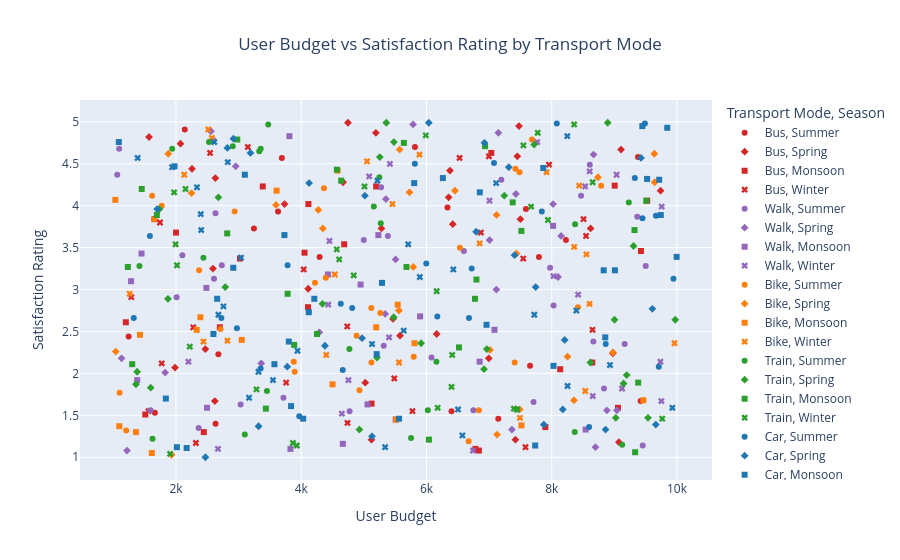

Notebook code cell kept with this figure:
### Markdown cell above
Heatmap – Travel Demand by Season and Day Type
This heatmap visualizes the average travel demand across different seasons and types of days. Color intensity represents the level of travel popularity, where darker shades indicate higher demand. By examining this visualization, we can identify periods of peak travel activity and better understand seasonal tourism patterns as well as differences between weekday and weekend travel behavior.

### Code cell
import pandas as pd
import plotly.express as px

fig = px.scatter(
    df,
    x="user_budget",
    y="satisfaction_rating",
    color="transport_mode",
    symbol="season",
    title="User Budget vs Satisfaction Rating by Transport Mode",
    
    labels={
        "user_budget": "User Budget",
        "satisfaction_rating": "Satisfaction Rating",
        "transport_mode": "Transport Mode",
        "season": "Season"
    },
    
    color_discrete_map={
"Car": "#1f77b4",
"Train": "#2ca02c",
"Bike": "#ff7f0e",
"Walk": "#9467bd",
"Bus": "#d62728"
},
    
    hover_data=[
        "start_location",
        "end_location",
        "season",
        "transport_mode",
        "satisfaction_rating"
    ]
)

fig.update_layout(
    title_x=0.5,
    xaxis_title="User Budget",
    yaxis_title="Satisfaction Rating"
)

fig.show()

### Figure 1 — Plotly figure (JSON) as saved in the notebook; plotly's stock layout.template omitted (floating-point values rounded to 4 significant figures; data arrays with more than 128 entries replaced by an {"elided": "..."} marker saying what was removed)
{"data": [{"customdata": [["Bangalore", "Goa", "Summer", "Bus"], ["Delhi", "Goa", "Summer", "Bus"], ["Kolkata", "Agra", "Summer", "Bus"], ["Mumbai", "Ooty", "Summer", "Bus"], ["Bangalore", "Mahabalipuram", "Summer", "Bus"], ["Kolkata", "Mahabalipuram", "Summer", "Bus"], ["Bangalore", "Ooty", "Summer", "Bus"], ["Chennai", "Ooty", "Summer", "Bus"], ["Mumbai", "Mahabalipuram", "Summer", "Bus"], ["Chennai", "Goa", "Summer", "Bus"], ["Delhi", "Shimla", "Summer", "Bus"], ["Bangalore", "Ooty", "Summer", "Bus"], ["Bangalore", "Ooty", "Summer", "Bus"], ["Delhi", "Agra", "Summer", "Bus"], ["Kolkata", "Shimla", "Summer", "Bus"], ["Delhi", "Mahabalipuram", "Summer", "Bus"], ["Delhi", "Shimla", "Summer", "Bus"], ["Bangalore", "Mahabalipuram", "Summer", "Bus"], ["Delhi", "Mahabalipuram", "Summer", "Bus"]], "hovertemplate": "Transport Mode=%{customdata[3]}<br>Season=%{customdata[2]}<br>User Budget=%{x}<br>Satisfaction Rating=%{y}<br>start_location=%{customdata[0]}<br>end_location=%{customdata[1]}<extra></extra>", "legendgroup": "Bus, Summer", "marker": {"color": "#d62728", "symbol": "circle"}, "mode": "markers", "name": "Bus, Summer", "orientation": "v", "showlegend": true, "type": "scatter", "x": [7796, 1663, 4293, 2677, 7588, 2632, 7147, 8227, 2140, 3245, 6400, 3630, 3691, 9377, 1244, 9420, 5816, 7654, 6336], "xaxis": "x", "y": [3.39, 1.53, 3.39, 2.23, 3.96, 1.4, 1.46, 3.59, 4.91, 3.73, 1.55, 3.93, 4.57, 4.58, 2.44, 1.67, 4.7, 2.09, 3.98], "yaxis": "y"}, {"customdata": [["Mumbai", "Goa", "Spring", "Bus"], ["Kolkata", "Mahabalipuram", "Spring", "Bus"], ["Delhi", "Shimla", "Spring", "Bus"], ["Delhi", "Shimla", "Spring", "Bus"], ["Kolkata", "Goa", "Spring", "Bus"], ["Kolkata", "Goa", "Spring", "Bus"], ["Kolkata", "Ooty", "Spring", "Bus"], ["Kolkata", "Mahabalipuram", "Spring", "Bus"], ["Bangalore", "Shimla", "Spring", "Bus"], ["Bangalore", "Goa", "Spring", "Bus"], ["Delhi", "Goa", "Spring", "Bus"], ["Bangalore", "Agra", "Spring", "Bus"], ["Chennai", "Goa", "Spring", "Bus"], ["Mumbai", "Shimla", "Spring", "Bus"], ["Delhi", "Ooty", "Spring", "Bus"], ["Kolkata", "Shimla", "Spring", "Bus"], ["Bangalore", "Shimla", "Spring", "Bus"], ["Bangalore", "Agra", "Spring", "Bus"], ["Kolkata", "Goa", "Spring", "Bus"], ["Kolkata", "Mahabalipuram", "Spring", "Bus"], ["Mumbai", "Agra", "Spring", "Bus"], ["Delhi", "Goa", "Spring", "Bus"], ["Chennai", "Shimla", "Spring", "Bus"], ["Bangalore", "Mahabalipuram", "Spring", "Bus"], ["Bangalore", "Agra", "Spring", "Bus"], ["Mumbai", "Agra", "Spring", "Bus"], ["Mumbai", "Mahabalipuram", "Spring", "Bus"], ["Mumbai", "Goa", "Spring", "Bus"], ["Kolkata", "Goa", "Spring", "Bus"], ["Mumbai", "Shimla", "Spring", "Bus"], ["Mumbai", "Ooty", "Spring", "Bus"], ["Mumbai", "Mahabalipuram", "Spring", "Bus"]], "hovertemplate": "Transport Mode=%{customdata[3]}<br>Season=%{customdata[2]}<br>User Budget=%{x}<br>Satisfaction Rating=%{y}<br>start_location=%{customdata[0]}<br>end_location=%{customdata[1]}<extra></extra>", "legendgroup": "Bus, Spring", "marker": {"color": "#d62728", "symbol": "diamond"}, "mode": "markers", "name": "Bus, Spring", "orientation": "v", "showlegend": true, "type": "scatter", "x": [5023, 5577, 3734, 2591, 2072, 6995, 9073, 5281, 7451, 7500, 4746, 7478, 1570, 4668, 5122, 5466, 6375, 9107, 7420, 5192, 2256, 6163, 1985, 2621, 6420, 2629, 4111, 6354, 2469, 9738, 8621, 8976], "xaxis": "x", "y": [1.89, 2.45, 4.02, 3.25, 4.74, 2.18, 1.18, 3.73, 4.59, 3.84, 4.99, 4.95, 4.82, 4.28, 1.21, 2.65, 4.42, 4.67, 1.21, 4.87, 4.44, 2.47, 2.07, 1.67, 3.78, 4.33, 3.01, 4.1, 2.29, 4.18, 3.73, 2.24], "yaxis": "y"}, {"customdata": [["Chennai", "Goa", "Monsoon", "Bus"], ["Mumbai", "Agra", "Monsoon", "Bus"], ["Bangalore", "Mahabalipuram", "Monsoon", "Bus"], ["Kolkata", "Goa", "Monsoon", "Bus"], ["Kolkata", "Ooty", "Monsoon", "Bus"], ["Kolkata", "Ooty", "Monsoon", "Bus"], ["Mumbai", "Ooty", "Monsoon", "Bus"], ["Bangalore", "Agra", "Monsoon", "Bus"], ["Mumbai", "Mahabalipuram", "Monsoon", "Bus"], ["Kolkata", "Agra", "Monsoon", "Bus"], ["Bangalore", "Shimla", "Monsoon", "Bus"], ["Bangalore", "Ooty", "Monsoon", "Bus"], ["Bangalore", "Ooty", "Monsoon", "Bus"], ["Kolkata", "Shimla", "Monsoon", "Bus"], ["Kolkata", "Mahabalipuram", "Monsoon", "Bus"], ["Mumbai", "Goa", "Monsoon", "Bus"], ["Chennai", "Agra", "Monsoon", "Bus"], ["Mumbai", "Goa", "Monsoon", "Bus"], ["Bangalore", "Shimla", "Monsoon", "Bus"], ["Mumbai", "Goa", "Monsoon", "Bus"], ["Delhi", "Goa", "Monsoon", "Bus"], ["Kolkata", "Ooty", "Monsoon", "Bus"], ["Kolkata", "Shimla", "Monsoon", "Bus"], ["Mumbai", "Agra", "Monsoon", "Bus"]], "hovertemplate": "Transport Mode=%{customdata[3]}<br>Season=%{customdata[2]}<br>User Budget=%{x}<br>Satisfaction Rating=%{y}<br>start_location=%{customdata[0]}<br>end_location=%{customdata[1]}<extra></extra>", "legendgroup": "Bus, Monsoon", "marker": {"color": "#d62728", "symbol": "square"}, "mode": "markers", "name": "Bus, Monsoon", "orientation": "v", "showlegend": true, "type": "scatter", "x": [6837, 8136, 9425, 1199, 7898, 6782, 4109, 2700, 9524, 1510, 3022, 2444, 8648, 5123, 4686, 4053, 9058, 1657, 7035, 9006, 5197, 4115, 3386, 2001], "xaxis": "x", "y": [1.08, 2.05, 3.46, 2.61, 1.36, 1.1, 2.79, 2.55, 4.06, 1.51, 3.37, 1.3, 2.13, 1.64, 3.54, 3.44, 1.59, 3.84, 4.63, 4.24, 4.23, 4.02, 4.23, 3.68], "yaxis": "y"}, {"customdata": [["Delhi", "Goa", "Winter", "Bus"], ["Kolkata", "Agra", "Winter", "Bus"], ["Chennai", "Shimla", "Winter", "Bus"], ["Chennai", "Ooty", "Winter", "Bus"], ["Mumbai", "Ooty", "Winter", "Bus"], ["Bangalore", "Goa", "Winter", "Bus"], ["Delhi", "Mahabalipuram", "Winter", "Bus"], ["Mumbai", "Ooty", "Winter", "Bus"], ["Mumbai", "Agra", "Winter", "Bus"], ["Kolkata", "Ooty", "Winter", "Bus"], ["Bangalore", "Shimla", "Winter", "Bus"], ["Kolkata", "Mahabalipuram", "Winter", "Bus"], ["Chennai", "Agra", "Winter", "Bus"], ["Kolkata", "Shimla", "Winter", "Bus"], ["Bangalore", "Goa", "Winter", "Bus"], ["Delhi", "Agra", "Winter", "Bus"], ["Bangalore", "Ooty", "Winter", "Bus"], ["Chennai", "Ooty", "Winter", "Bus"], ["Bangalore", "Mahabalipuram", "Winter", "Bus"], ["Delhi", "Shimla", "Winter", "Bus"], ["Mumbai", "Ooty", "Winter", "Bus"], ["Chennai", "Mahabalipuram", "Winter", "Bus"], ["Mumbai", "Agra", "Winter", "Bus"]], "hovertemplate": "Transport Mode=%{customdata[3]}<br>Season=%{customdata[2]}<br>User Budget=%{x}<br>Satisfaction Rating=%{y}<br>start_location=%{customdata[0]}<br>end_location=%{customdata[1]}<extra></extra>", "legendgroup": "Bus, Winter", "marker": {"color": "#d62728", "symbol": "x"}, "mode": "markers", "name": "Bus, Winter", "orientation": "v", "showlegend": true, "type": "scatter", "x": [4739, 6997, 3759, 7545, 4040, 3148, 4735, 6869, 7958, 8651, 1287, 1745, 2318, 2545, 8508, 2276, 7581, 6529, 5486, 1563, 5776, 8548, 1772], "xaxis": "x", "y": [1.41, 4.59, 1.89, 3.37, 3.24, 4.7, 2.56, 3.68, 4.49, 2.52, 2.91, 3.8, 1.17, 4.63, 3.84, 2.55, 1.12, 4.57, 1.94, 1.55, 1.55, 3.64, 2.12], "yaxis": "y"}, {"customdata": [["Chennai", "Agra", "Summer", "Walk"], ["Mumbai", "Goa", "Summer", "Walk"], ["Chennai", "Mahabalipuram", "Summer", "Walk"], ["Delhi", "Mahabalipuram", "Summer", "Walk"], ["Delhi", "Shimla", "Summer", "Walk"], ["Chennai", "Shimla", "Summer", "Walk"], ["Kolkata", "Goa", "Summer", "Walk"], ["Mumbai", "Goa", "Summer", "Walk"], ["Chennai", "Agra", "Summer", "Walk"], ["Bangalore", "Mahabalipuram", "Summer", "Walk"], ["Chennai", "Goa", "Summer", "Walk"], ["Delhi", "Shimla", "Summer", "Walk"], ["Mumbai", "Shimla", "Summer", "Walk"], ["Delhi", "Ooty", "Summer", "Walk"], ["Delhi", "Ooty", "Summer", "Walk"], ["Kolkata", "Agra", "Summer", "Walk"], ["Delhi", "Ooty", "Summer", "Walk"], ["Kolkata", "Agra", "Summer", "Walk"], ["Delhi", "Shimla", "Summer", "Walk"], ["Kolkata", "Shimla", "Summer", "Walk"], ["Kolkata", "Goa", "Summer", "Walk"], ["Bangalore", "Mahabalipuram", "Summer", "Walk"], ["Mumbai", "Agra", "Summer", "Walk"], ["Mumbai", "Shimla", "Summer", "Walk"], ["Kolkata", "Goa", "Summer", "Walk"], ["Chennai", "Goa", "Summer", "Walk"], ["Bangalore", "Shimla", "Summer", "Walk"], ["Delhi", "Agra", "Summer", "Walk"], ["Kolkata", "Ooty", "Summer", "Walk"], ["Delhi", "Shimla", "Summer", "Walk"], ["Mumbai", "Mahabalipuram", "Summer", "Walk"], ["Chennai", "Mahabalipuram", "Summer", "Walk"]], "hovertemplate": "Transport Mode=%{customdata[3]}<br>Season=%{customdata[2]}<br>User Budget=%{x}<br>Satisfaction Rating=%{y}<br>start_location=%{customdata[0]}<br>end_location=%{customdata[1]}<extra></extra>", "legendgroup": "Walk, Summer", "marker": {"color": "#9467bd", "symbol": "circle"}, "mode": "markers", "name": "Walk, Summer", "orientation": "v", "showlegend": true, "type": "scatter", "x": [1093, 6081, 7196, 9366, 1593, 8608, 3716, 2732, 2010, 9501, 8030, 4772, 2631, 9165, 9453, 8835, 8469, 7710, 8665, 4998, 3032, 6597, 2102, 6749, 5318, 5276, 2600, 2607, 2362, 7974, 5384, 1062], "xaxis": "x", "y": [4.68, 2.19, 4.31, 3.87, 1.56, 4.49, 1.71, 3.29, 2.91, 3.28, 2.81, 1.55, 3.91, 2.35, 1.14, 1.82, 4.12, 1.66, 2.38, 3.59, 1.63, 3.46, 3.41, 1.56, 2.33, 4.22, 4.78, 3.13, 1.35, 3.26, 3.64, 4.37], "yaxis": "y"}, {"customdata": [["Chennai", "Ooty", "Spring", "Walk"], ["Kolkata", "Mahabalipuram", "Spring", "Walk"], ["Mumbai", "Goa", "Spring", "Walk"], ["Chennai", "Ooty", "Spring", "Walk"], ["Mumbai", "Shimla", "Spring", "Walk"], ["Delhi", "Ooty", "Spring", "Walk"], ["Kolkata", "Goa", "Spring", "Walk"], ["Delhi", "Mahabalipuram", "Spring", "Walk"], ["Chennai", "Agra", "Spring", "Walk"], ["Delhi", "Goa", "Spring", "Walk"], ["Bangalore", "Agra", "Spring", "Walk"], ["Bangalore", "Agra", "Spring", "Walk"], ["Chennai", "Goa", "Spring", "Walk"], ["Kolkata", "Goa", "Spring", "Walk"], ["Bangalore", "Ooty", "Spring", "Walk"], ["Delhi", "Shimla", "Spring", "Walk"], ["Delhi", "Ooty", "Spring", "Walk"], ["Mumbai", "Ooty", "Spring", "Walk"], ["Chennai", "Agra", "Spring", "Walk"], ["Bangalore", "Ooty", "Spring", "Walk"], ["Chennai", "Shimla", "Spring", "Walk"], ["Kolkata", "Agra", "Spring", "Walk"], ["Kolkata", "Ooty", "Spring", "Walk"]], "hovertemplate": "Transport Mode=%{customdata[3]}<br>Season=%{customdata[2]}<br>User Budget=%{x}<br>Satisfaction Rating=%{y}<br>start_location=%{customdata[0]}<br>end_location=%{customdata[1]}<extra></extra>", "legendgroup": "Walk, Spring", "marker": {"color": "#9467bd", "symbol": "diamond"}, "mode": "markers", "name": "Walk, Spring", "orientation": "v", "showlegend": true, "type": "scatter", "x": [2558, 8101, 8881, 5341, 4289, 7148, 3361, 7116, 1827, 5507, 8022, 1131, 8150, 1218, 9041, 5352, 8668, 7008, 7428, 8699, 5786, 7364, 2954], "xaxis": "x", "y": [4.89, 3.15, 1.56, 2.71, 2.49, 4.87, 2.12, 3.0, 2.01, 3.36, 4.02, 2.18, 3.64, 1.08, 1.56, 4.08, 4.61, 3.59, 4.14, 1.12, 4.97, 1.33, 4.47], "yaxis": "y"}, {"customdata": [["Bangalore", "Goa", "Monsoon", "Walk"], ["Kolkata", "Shimla", "Monsoon", "Walk"], ["Delhi", "Agra", "Monsoon", "Walk"], ["Chennai", "Mahabalipuram", "Monsoon", "Walk"], ["Bangalore", "Goa", "Monsoon", "Walk"], ["Chennai", "Mahabalipuram", "Monsoon", "Walk"], ["Mumbai", "Goa", "Monsoon", "Walk"], ["Bangalore", "Goa", "Monsoon", "Walk"], ["Chennai", "Mahabalipuram", "Monsoon", "Walk"], ["Delhi", "Agra", "Monsoon", "Walk"], ["Kolkata", "Mahabalipuram", "Monsoon", "Walk"], ["Bangalore", "Goa", "Monsoon", "Walk"], ["Bangalore", "Agra", "Monsoon", "Walk"], ["Kolkata", "Ooty", "Monsoon", "Walk"], ["Kolkata", "Ooty", "Monsoon", "Walk"], ["Bangalore", "Shimla", "Monsoon", "Walk"], ["Delhi", "Ooty", "Monsoon", "Walk"], ["Chennai", "Goa", "Monsoon", "Walk"]], "hovertemplate": "Transport Mode=%{customdata[3]}<br>Season=%{customdata[2]}<br>User Budget=%{x}<br>Satisfaction Rating=%{y}<br>start_location=%{customdata[0]}<br>end_location=%{customdata[1]}<extra></extra>", "legendgroup": "Walk, Monsoon", "marker": {"color": "#9467bd", "symbol": "square"}, "mode": "markers", "name": "Walk, Monsoon", "orientation": "v", "showlegend": true, "type": "scatter", "x": [4665, 8022, 4426, 5508, 5232, 8542, 5059, 5898, 7086, 2496, 1450, 3811, 1381, 2486, 6849, 3828, 1283, 4948], "xaxis": "x", "y": [1.16, 3.76, 3.18, 1.45, 3.65, 1.33, 1.63, 2.68, 2.52, 1.59, 3.43, 4.83, 1.92, 3.02, 2.14, 1.1, 3.1, 3.06], "yaxis": "y"}, {"customdata": [["Mumbai", "Shimla", "Winter", "Walk"], ["Chennai", "Ooty", "Winter", "Walk"], ["Mumbai", "Shimla", "Winter", "Walk"], ["Bangalore", "Agra", "Winter", "Walk"], ["Bangalore", "Shimla", "Winter", "Walk"], ["Mumbai", "Shimla", "Winter", "Walk"], ["Mumbai", "Agra", "Winter", "Walk"], ["Delhi", "Shimla", "Winter", "Walk"], ["Delhi", "Shimla", "Winter", "Walk"], ["Kolkata", "Shimla", "Winter", "Walk"], ["Mumbai", "Mahabalipuram", "Winter", "Walk"], ["Bangalore", "Ooty", "Winter", "Walk"], ["Delhi", "Ooty", "Winter", "Walk"], ["Kolkata", "Shimla", "Winter", "Walk"], ["Bangalore", "Mahabalipuram", "Winter", "Walk"], ["Delhi", "Agra", "Winter", "Walk"], ["Mumbai", "Shimla", "Winter", "Walk"], ["Kolkata", "Shimla", "Winter", "Walk"], ["Bangalore", "Agra", "Winter", "Walk"], ["Chennai", "Ooty", "Winter", "Walk"], ["Delhi", "Agra", "Winter", "Walk"], ["Mumbai", "Agra", "Winter", "Walk"]], "hovertemplate": "Transport Mode=%{customdata[3]}<br>Season=%{customdata[2]}<br>User Budget=%{x}<br>Satisfaction Rating=%{y}<br>start_location=%{customdata[0]}<br>end_location=%{customdata[1]}<extra></extra>", "legendgroup": "Walk, Winter", "marker": {"color": "#9467bd", "symbol": "x"}, "mode": "markers", "name": "Walk, Winter", "orientation": "v", "showlegend": true, "type": "scatter", "x": [9736, 6743, 7768, 4432, 2671, 9751, 5403, 2199, 9123, 9036, 4754, 8028, 7006, 9756, 8606, 4650, 8421, 8534, 5417, 4451, 8656, 5085], "xaxis": "x", "y": [2.14, 1.08, 4.76, 2.82, 1.1, 1.67, 2.43, 2.14, 1.82, 4.37, 1.92, 3.16, 4.06, 3.99, 4.41, 1.52, 2.94, 4.23, 4.5, 3.58, 1.73, 4.35], "yaxis": "y"}, {"customdata": [["Mumbai", "Goa", "Summer", "Bike"], ["Kolkata", "Mahabalipuram", "Summer", "Bike"], ["Kolkata", "Mahabalipuram", "Summer", "Bike"], ["Chennai", "Ooty", "Summer", "Bike"], ["Kolkata", "Goa", "Summer", "Bike"], ["Kolkata", "Shimla", "Summer", "Bike"], ["Chennai", "Mahabalipuram", "Summer", "Bike"], ["Chennai", "Mahabalipuram", "Summer", "Bike"], ["Mumbai", "Mahabalipuram", "Summer", "Bike"], ["Delhi", "Goa", "Summer", "Bike"], ["Delhi", "Shimla", "Summer", "Bike"], ["Delhi", "Goa", "Summer", "Bike"], ["Mumbai", "Mahabalipuram", "Summer", "Bike"], ["Mumbai", "Mahabalipuram", "Summer", "Bike"], ["Chennai", "Shimla", "Summer", "Bike"], ["Chennai", "Ooty", "Summer", "Bike"], ["Kolkata", "Agra", "Summer", "Bike"], ["Mumbai", "Mahabalipuram", "Summer", "Bike"], ["Delhi", "Agra", "Summer", "Bike"], ["Chennai", "Ooty", "Summer", "Bike"], ["Mumbai", "Shimla", "Summer", "Bike"], ["Mumbai", "Ooty", "Summer", "Bike"], ["Bangalore", "Shimla", "Summer", "Bike"], ["Kolkata", "Goa", "Summer", "Bike"], ["Delhi", "Goa", "Summer", "Bike"], ["Mumbai", "Shimla", "Summer", "Bike"], ["Bangalore", "Agra", "Summer", "Bike"], ["Delhi", "Shimla", "Summer", "Bike"]], "hovertemplate": "Transport Mode=%{customdata[3]}<br>Season=%{customdata[2]}<br>User Budget=%{x}<br>Satisfaction Rating=%{y}<br>start_location=%{customdata[0]}<br>end_location=%{customdata[1]}<extra></extra>", "legendgroup": "Bike, Summer", "marker": {"color": "#ff7f0e", "symbol": "circle"}, "mode": "markers", "name": "Bike, Summer", "orientation": "v", "showlegend": true, "type": "scatter", "x": [5796, 5264, 4930, 8420, 7409, 2937, 7487, 4220, 2712, 6837, 7420, 1653, 8789, 1100, 7685, 6673, 4392, 5121, 1619, 3896, 1205, 4884, 4363, 6534, 3881, 5119, 1772, 2369], "xaxis": "x", "y": [2.2, 2.72, 1.8, 2.79, 2.13, 3.93, 4.4, 3.08, 2.53, 1.56, 4.44, 3.84, 4.24, 1.77, 4.79, 1.19, 3.14, 2.13, 4.12, 2.02, 1.32, 2.45, 4.21, 3.5, 2.14, 2.78, 4.0, 3.23], "yaxis": "y"}, {"customdata": [["Kolkata", "Shimla", "Spring", "Bike"], ["Delhi", "Ooty", "Spring", "Bike"], ["Bangalore", "Ooty", "Spring", "Bike"], ["Kolkata", "Ooty", "Spring", "Bike"], ["Delhi", "Goa", "Spring", "Bike"], ["Bangalore", "Ooty", "Spring", "Bike"], ["Bangalore", "Agra", "Spring", "Bike"], ["Delhi", "Mahabalipuram", "Spring", "Bike"], ["Bangalore", "Agra", "Spring", "Bike"], ["Chennai", "Goa", "Spring", "Bike"], ["Kolkata", "Shimla", "Spring", "Bike"], ["Chennai", "Agra", "Spring", "Bike"], ["Bangalore", "Mahabalipuram", "Spring", "Bike"], ["Chennai", "Goa", "Spring", "Bike"], ["Chennai", "Shimla", "Spring", "Bike"], ["Chennai", "Ooty", "Spring", "Bike"], ["Mumbai", "Mahabalipuram", "Spring", "Bike"], ["Mumbai", "Goa", "Spring", "Bike"], ["Chennai", "Shimla", "Spring", "Bike"], ["Mumbai", "Ooty", "Spring", "Bike"], ["Bangalore", "Goa", "Spring", "Bike"], ["Kolkata", "Goa", "Spring", "Bike"], ["Mumbai", "Ooty", "Spring", "Bike"]], "hovertemplate": "Transport Mode=%{customdata[3]}<br>Season=%{customdata[2]}<br>User Budget=%{x}<br>Satisfaction Rating=%{y}<br>start_location=%{customdata[0]}<br>end_location=%{customdata[1]}<extra></extra>", "legendgroup": "Bike, Spring", "marker": {"color": "#ff7f0e", "symbol": "diamond"}, "mode": "markers", "name": "Bike, Spring", "orientation": "v", "showlegend": true, "type": "scatter", "x": [8253, 7120, 1877, 1038, 8978, 2249, 8739, 5729, 5560, 7437, 4345, 6455, 9639, 4273, 5572, 7489, 8355, 7015, 3598, 1929, 7127, 9644, 5790], "xaxis": "x", "y": [2.2, 3.89, 4.62, 2.26, 2.25, 4.15, 4.34, 4.16, 2.75, 3.43, 3.73, 4.18, 4.62, 3.95, 4.67, 1.57, 1.68, 2.28, 4.01, 1.03, 1.27, 4.28, 3.27], "yaxis": "y"}, {"customdata": [["Bangalore", "Ooty", "Monsoon", "Bike"], ["Bangalore", "Goa", "Monsoon", "Bike"], ["Chennai", "Agra", "Monsoon", "Bike"], ["Chennai", "Mahabalipuram", "Monsoon", "Bike"], ["Mumbai", "Agra", "Monsoon", "Bike"], ["Delhi", "Mahabalipuram", "Monsoon", "Bike"], ["Mumbai", "Ooty", "Monsoon", "Bike"], ["Chennai", "Shimla", "Monsoon", "Bike"], ["Delhi", "Agra", "Monsoon", "Bike"], ["Kolkata", "Shimla", "Monsoon", "Bike"], ["Delhi", "Agra", "Monsoon", "Bike"], ["Chennai", "Goa", "Monsoon", "Bike"], ["Kolkata", "Mahabalipuram", "Monsoon", "Bike"], ["Chennai", "Mahabalipuram", "Monsoon", "Bike"], ["Mumbai", "Mahabalipuram", "Monsoon", "Bike"], ["Mumbai", "Shimla", "Monsoon", "Bike"], ["Mumbai", "Goa", "Monsoon", "Bike"]], "hovertemplate": "Transport Mode=%{customdata[3]}<br>Season=%{customdata[2]}<br>User Budget=%{x}<br>Satisfaction Rating=%{y}<br>start_location=%{customdata[0]}<br>end_location=%{customdata[1]}<extra></extra>", "legendgroup": "Bike, Monsoon", "marker": {"color": "#ff7f0e", "symbol": "square"}, "mode": "markers", "name": "Bike, Monsoon", "orientation": "v", "showlegend": true, "type": "scatter", "x": [4500, 1615, 5809, 2331, 5514, 1362, 4582, 1425, 1032, 1095, 5541, 5197, 2390, 7517, 3607, 9463, 3050], "xaxis": "x", "y": [1.87, 1.05, 2.36, 2.52, 1.45, 1.3, 4.42, 2.46, 4.07, 1.37, 2.82, 2.55, 2.67, 1.38, 4.18, 1.68, 2.4], "yaxis": "y"}, {"customdata": [["Chennai", "Shimla", "Winter", "Bike"], ["Delhi", "Mahabalipuram", "Winter", "Bike"], ["Kolkata", "Mahabalipuram", "Winter", "Bike"], ["Chennai", "Goa", "Winter", "Bike"], ["Chennai", "Shimla", "Winter", "Bike"], ["Delhi", "Agra", "Winter", "Bike"], ["Mumbai", "Ooty", "Winter", "Bike"], ["Bangalore", "Ooty", "Winter", "Bike"], ["Mumbai", "Agra", "Winter", "Bike"], ["Chennai", "Ooty", "Winter", "Bike"], ["Delhi", "Agra", "Winter", "Bike"], ["Mumbai", "Goa", "Winter", "Bike"], ["Mumbai", "Agra", "Winter", "Bike"], ["Mumbai", "Ooty", "Winter", "Bike"], ["Delhi", "Agra", "Winter", "Bike"], ["Delhi", "Agra", "Winter", "Bike"], ["Bangalore", "Goa", "Winter", "Bike"], ["Bangalore", "Mahabalipuram", "Winter", "Bike"], ["Kolkata", "Agra", "Winter", "Bike"], ["Chennai", "Ooty", "Winter", "Bike"], ["Kolkata", "Shimla", "Winter", "Bike"]], "hovertemplate": "Transport Mode=%{customdata[3]}<br>Season=%{customdata[2]}<br>User Budget=%{x}<br>Satisfaction Rating=%{y}<br>start_location=%{customdata[0]}<br>end_location=%{customdata[1]}<extra></extra>", "legendgroup": "Bike, Winter", "marker": {"color": "#ff7f0e", "symbol": "x"}, "mode": "markers", "name": "Bike, Winter", "orientation": "v", "showlegend": true, "type": "scatter", "x": [5888, 7493, 9961, 2822, 7917, 4536, 8536, 8554, 6849, 2439, 5457, 1261, 2572, 5050, 8359, 4400, 8439, 2132, 5562, 2516, 8604], "xaxis": "x", "y": [4.61, 1.47, 2.36, 2.39, 4.4, 3.18, 1.79, 3.42, 3.55, 2.38, 4.02, 2.95, 4.81, 4.53, 3.51, 2.22, 4.24, 4.37, 2.13, 4.91, 2.83], "yaxis": "y"}, {"customdata": [["Mumbai", "Mahabalipuram", "Summer", "Train"], ["Kolkata", "Mahabalipuram", "Summer", "Train"], ["Chennai", "Mahabalipuram", "Summer", "Train"], ["Kolkata", "Shimla", "Summer", "Train"], ["Mumbai", "Ooty", "Summer", "Train"], ["Chennai", "Goa", "Summer", "Train"], ["Kolkata", "Mahabalipuram", "Summer", "Train"], ["Bangalore", "Agra", "Summer", "Train"], ["Kolkata", "Ooty", "Summer", "Train"], ["Mumbai", "Shimla", "Summer", "Train"], ["Kolkata", "Mahabalipuram", "Summer", "Train"], ["Bangalore", "Mahabalipuram", "Summer", "Train"], ["Mumbai", "Agra", "Summer", "Train"], ["Kolkata", "Ooty", "Summer", "Train"], ["Delhi", "Mahabalipuram", "Summer", "Train"], ["Kolkata", "Ooty", "Summer", "Train"], ["Bangalore", "Goa", "Summer", "Train"], ["Kolkata", "Mahabalipuram", "Summer", "Train"], ["Chennai", "Shimla", "Summer", "Train"], ["Mumbai", "Agra", "Summer", "Train"], ["Bangalore", "Ooty", "Summer", "Train"], ["Mumbai", "Shimla", "Summer", "Train"]], "hovertemplate": "Transport Mode=%{customdata[3]}<br>Season=%{customdata[2]}<br>User Budget=%{x}<br>Satisfaction Rating=%{y}<br>start_location=%{customdata[0]}<br>end_location=%{customdata[1]}<extra></extra>", "legendgroup": "Train, Summer", "marker": {"color": "#2ca02c", "symbol": "circle"}, "mode": "markers", "name": "Train, Summer", "orientation": "v", "showlegend": true, "type": "scatter", "x": [1417, 1626, 4769, 3330, 3353, 3099, 5754, 8373, 1940, 3453, 6159, 2527, 9125, 5159, 8368, 5247, 2438, 6022, 3473, 2907, 5270, 9231], "xaxis": "x", "y": [3.28, 1.22, 2.29, 4.65, 4.68, 1.27, 1.23, 3.78, 4.68, 1.79, 2.14, 4.76, 1.15, 3.99, 1.3, 4.34, 3.38, 1.56, 4.97, 4.71, 3.79, 4.04], "yaxis": "y"}, {"customdata": [["Chennai", "Agra", "Spring", "Train"], ["Mumbai", "Agra", "Spring", "Train"], ["Chennai", "Ooty", "Spring", "Train"], ["Delhi", "Shimla", "Spring", "Train"], ["Mumbai", "Shimla", "Spring", "Train"], ["Kolkata", "Agra", "Spring", "Train"], ["Delhi", "Shimla", "Spring", "Train"], ["Mumbai", "Ooty", "Spring", "Train"], ["Bangalore", "Agra", "Spring", "Train"], ["Mumbai", "Agra", "Spring", "Train"], ["Mumbai", "Shimla", "Spring", "Train"], ["Kolkata", "Goa", "Spring", "Train"], ["Delhi", "Goa", "Spring", "Train"], ["Mumbai", "Goa", "Spring", "Train"], ["Chennai", "Shimla", "Spring", "Train"], ["Bangalore", "Shimla", "Spring", "Train"], ["Chennai", "Ooty", "Spring", "Train"], ["Kolkata", "Mahabalipuram", "Spring", "Train"], ["Chennai", "Shimla", "Spring", "Train"], ["Chennai", "Mahabalipuram", "Spring", "Train"], ["Delhi", "Goa", "Spring", "Train"], ["Delhi", "Agra", "Spring", "Train"], ["Delhi", "Ooty", "Spring", "Train"], ["Kolkata", "Mahabalipuram", "Spring", "Train"], ["Delhi", "Shimla", "Spring", "Train"], ["Delhi", "Shimla", "Spring", "Train"], ["Mumbai", "Ooty", "Spring", "Train"], ["Mumbai", "Goa", "Spring", "Train"]], "hovertemplate": "Transport Mode=%{customdata[3]}<br>Season=%{customdata[2]}<br>User Budget=%{x}<br>Satisfaction Rating=%{y}<br>start_location=%{customdata[0]}<br>end_location=%{customdata[1]}<extra></extra>", "legendgroup": "Train, Spring", "marker": {"color": "#2ca02c", "symbol": "diamond"}, "mode": "markers", "name": "Train, Spring", "orientation": "v", "showlegend": true, "type": "scatter", "x": [9537, 9972, 5914, 4339, 7720, 5255, 8894, 9307, 5480, 2787, 1736, 9003, 1361, 5358, 4929, 9197, 9023, 7243, 9147, 5476, 2677, 1596, 6919, 1872, 8618, 5209, 1380, 6963], "xaxis": "x", "y": [1.47, 2.64, 2.36, 2.83, 4.73, 4.58, 4.99, 3.52, 4.76, 3.03, 3.96, 2.64, 1.87, 4.99, 1.33, 1.98, 1.47, 4.12, 1.88, 2.67, 4.1, 1.83, 2.05, 2.89, 2.13, 2.19, 2.02, 2.29], "yaxis": "y"}, {"customdata": [["Kolkata", "Goa", "Monsoon", "Train"], ["Mumbai", "Goa", "Monsoon", "Train"], ["Mumbai", "Goa", "Monsoon", "Train"], ["Bangalore", "Agra", "Monsoon", "Train"], ["Kolkata", "Goa", "Monsoon", "Train"], ["Mumbai", "Ooty", "Monsoon", "Train"], ["Bangalore", "Goa", "Monsoon", "Train"], ["Mumbai", "Goa", "Monsoon", "Train"], ["Kolkata", "Mahabalipuram", "Monsoon", "Train"], ["Delhi", "Shimla", "Monsoon", "Train"], ["Delhi", "Mahabalipuram", "Monsoon", "Train"], ["Chennai", "Goa", "Monsoon", "Train"], ["Chennai", "Agra", "Monsoon", "Train"], ["Chennai", "Mahabalipuram", "Monsoon", "Train"], ["Mumbai", "Goa", "Monsoon", "Train"], ["Bangalore", "Agra", "Monsoon", "Train"], ["Bangalore", "Shimla", "Monsoon", "Train"], ["Chennai", "Goa", "Monsoon", "Train"], ["Chennai", "Goa", "Monsoon", "Train"], ["Chennai", "Agra", "Monsoon", "Train"], ["Kolkata", "Goa", "Monsoon", "Train"], ["Bangalore", "Agra", "Monsoon", "Train"], ["Bangalore", "Shimla", "Monsoon", "Train"], ["Delhi", "Shimla", "Monsoon", "Train"], ["Chennai", "Agra", "Monsoon", "Train"], ["Mumbai", "Shimla", "Monsoon", "Train"]], "hovertemplate": "Transport Mode=%{customdata[3]}<br>Season=%{customdata[2]}<br>User Budget=%{x}<br>Satisfaction Rating=%{y}<br>start_location=%{customdata[0]}<br>end_location=%{customdata[1]}<extra></extra>", "legendgroup": "Train, Monsoon", "marker": {"color": "#2ca02c", "symbol": "square"}, "mode": "markers", "name": "Train, Monsoon", "orientation": "v", "showlegend": true, "type": "scatter", "x": [1453, 7377, 2818, 2979, 6039, 3783, 6775, 6519, 5639, 9322, 3888, 9381, 4569, 4638, 1695, 1301, 3435, 7516, 4252, 5681, 6798, 1232, 9332, 6936, 7443, 9509], "xaxis": "x", "y": [4.2, 4.04, 3.67, 4.79, 1.21, 2.95, 2.89, 2.31, 4.75, 3.71, 2.34, 1.89, 4.43, 4.3, 3.89, 2.11, 1.58, 3.7, 2.47, 3.27, 3.12, 3.27, 1.06, 4.71, 1.57, 4.06], "yaxis": "y"}, {"customdata": [["Delhi", "Ooty", "Winter", "Train"], ["Mumbai", "Mahabalipuram", "Winter", "Train"], ["Mumbai", "Goa", "Winter", "Train"], ["Delhi", "Ooty", "Winter", "Train"], ["Bangalore", "Goa", "Winter", "Train"], ["Delhi", "Goa", "Winter", "Train"], ["Mumbai", "Mahabalipuram", "Winter", "Train"], ["Kolkata", "Shimla", "Winter", "Train"], ["Kolkata", "Ooty", "Winter", "Train"], ["Mumbai", "Goa", "Winter", "Train"], ["Bangalore", "Ooty", "Winter", "Train"], ["Bangalore", "Ooty", "Winter", "Train"], ["Kolkata", "Agra", "Winter", "Train"], ["Mumbai", "Mahabalipuram", "Winter", "Train"], ["Mumbai", "Mahabalipuram", "Winter", "Train"], ["Bangalore", "Shimla", "Winter", "Train"], ["Delhi", "Mahabalipuram", "Winter", "Train"], ["Delhi", "Shimla", "Winter", "Train"], ["Kolkata", "Ooty", "Winter", "Train"], ["Delhi", "Shimla", "Winter", "Train"], ["Chennai", "Ooty", "Winter", "Train"], ["Delhi", "Ooty", "Winter", "Train"], ["Delhi", "Goa", "Winter", "Train"], ["Kolkata", "Agra", "Winter", "Train"], ["Delhi", "Ooty", "Winter", "Train"], ["Delhi", "Agra", "Winter", "Train"]], "hovertemplate": "Transport Mode=%{customdata[3]}<br>Season=%{customdata[2]}<br>User Budget=%{x}<br>Satisfaction Rating=%{y}<br>start_location=%{customdata[0]}<br>end_location=%{customdata[1]}<extra></extra>", "legendgroup": "Train, Winter", "marker": {"color": "#2ca02c", "symbol": "x"}, "mode": "markers", "name": "Train, Winter", "orientation": "v", "showlegend": true, "type": "scatter", "x": [7548, 5989, 6163, 8654, 1970, 2153, 3930, 2017, 3285, 4606, 2221, 1994, 4838, 8358, 9765, 7671, 7940, 5010, 6411, 7396, 1907, 6179, 3867, 7776, 4568, 6400], "xaxis": "x", "y": [4.72, 4.84, 2.98, 4.28, 4.16, 4.2, 1.14, 3.29, 1.81, 3.36, 2.32, 3.54, 3.17, 4.97, 1.46, 3.99, 3.83, 4.23, 2.22, 1.58, 1.04, 1.59, 1.17, 4.87, 3.48, 1.84], "yaxis": "y"}, {"customdata": [["Bangalore", "Ooty", "Summer", "Car"], ["Kolkata", "Goa", "Summer", "Car"], ["Kolkata", "Mahabalipuram", "Summer", "Car"], ["Delhi", "Agra", "Summer", "Car"], ["Kolkata", "Mahabalipuram", "Summer", "Car"], ["Bangalore", "Ooty", "Summer", "Car"], ["Bangalore", "Ooty", "Summer", "Car"], ["Chennai", "Agra", "Summer", "Car"], ["Chennai", "Goa", "Summer", "Car"], ["Chennai", "Ooty", "Summer", "Car"], ["Delhi", "Shimla", "Summer", "Car"], ["Chennai", "Mahabalipuram", "Summer", "Car"], ["Chennai", "Agra", "Summer", "Car"], ["Kolkata", "Shimla", "Summer", "Car"], ["Bangalore", "Goa", "Summer", "Car"], ["Kolkata", "Ooty", "Summer", "Car"], ["Bangalore", "Shimla", "Summer", "Car"], ["Mumbai", "Shimla", "Summer", "Car"], ["Delhi", "Ooty", "Summer", "Car"], ["Chennai", "Agra", "Summer", "Car"], ["Kolkata", "Goa", "Summer", "Car"], ["Chennai", "Agra", "Summer", "Car"], ["Delhi", "Shimla", "Summer", "Car"], ["Kolkata", "Ooty", "Summer", "Car"], ["Chennai", "Mahabalipuram", "Summer", "Car"], ["Kolkata", "Agra", "Summer", "Car"]], "hovertemplate": "Transport Mode=%{customdata[3]}<br>Season=%{customdata[2]}<br>User Budget=%{x}<br>Satisfaction Rating=%{y}<br>start_location=%{customdata[0]}<br>end_location=%{customdata[1]}<extra></extra>", "legendgroup": "Car, Summer", "marker": {"color": "#1f77b4", "symbol": "circle"}, "mode": "markers", "name": "Car, Summer", "orientation": "v", "showlegend": true, "type": "scatter", "x": [8862, 9449, 5997, 6173, 3969, 2725, 6679, 5814, 9664, 1583, 8081, 3352, 9944, 2973, 4814, 3782, 4632, 4663, 7078, 6722, 1326, 9488, 8597, 9327, 9710, 7842], "xaxis": "x", "y": [2.35, 3.85, 3.31, 2.68, 1.49, 2.66, 2.66, 4.5, 3.88, 3.64, 4.98, 2.06, 3.13, 2.54, 2.78, 3.29, 2.83, 2.04, 4.51, 3.25, 2.66, 4.98, 1.36, 4.33, 2.08, 3.93], "yaxis": "y"}, {"customdata": [["Bangalore", "Goa", "Spring", "Car"], ["Bangalore", "Goa", "Spring", "Car"], ["Mumbai", "Ooty", "Spring", "Car"], ["Mumbai", "Mahabalipuram", "Spring", "Car"], ["Mumbai", "Agra", "Spring", "Car"], ["Mumbai", "Agra", "Spring", "Car"], ["Bangalore", "Shimla", "Spring", "Car"], ["Chennai", "Shimla", "Spring", "Car"], ["Kolkata", "Shimla", "Spring", "Car"], ["Mumbai", "Mahabalipuram", "Spring", "Car"], ["Bangalore", "Goa", "Spring", "Car"], ["Bangalore", "Agra", "Spring", "Car"], ["Delhi", "Mahabalipuram", "Spring", "Car"], ["Chennai", "Ooty", "Spring", "Car"], ["Chennai", "Mahabalipuram", "Spring", "Car"], ["Bangalore", "Goa", "Spring", "Car"], ["Kolkata", "Agra", "Spring", "Car"], ["Chennai", "Shimla", "Spring", "Car"], ["Chennai", "Agra", "Spring", "Car"], ["Bangalore", "Goa", "Spring", "Car"], ["Chennai", "Goa", "Spring", "Car"], ["Delhi", "Goa", "Spring", "Car"], ["Mumbai", "Ooty", "Spring", "Car"], ["Delhi", "Ooty", "Spring", "Car"], ["Kolkata", "Shimla", "Spring", "Car"]], "hovertemplate": "Transport Mode=%{customdata[3]}<br>Season=%{customdata[2]}<br>User Budget=%{x}<br>Satisfaction Rating=%{y}<br>start_location=%{customdata[0]}<br>end_location=%{customdata[1]}<extra></extra>", "legendgroup": "Car, Spring", "marker": {"color": "#1f77b4", "symbol": "diamond"}, "mode": "markers", "name": "Car, Spring", "orientation": "v", "showlegend": true, "type": "scatter", "x": [1700, 8176, 3189, 6793, 8860, 5130, 7744, 4379, 2470, 4972, 7406, 7314, 2917, 3777, 7874, 5017, 9662, 9607, 4126, 3319, 8207, 9426, 6926, 2821, 6037], "xaxis": "x", "y": [3.96, 1.57, 4.63, 3.69, 1.33, 1.25, 3.03, 2.33, 1.0, 2.42, 3.41, 4.46, 4.8, 2.08, 1.39, 4.12, 1.39, 2.77, 4.27, 1.37, 2.4, 4.57, 4.75, 4.69, 4.99], "yaxis": "y"}, {"customdata": {"elided": "35x4 str values"}, "hovertemplate": "Transport Mode=%{customdata[3]}<br>Season=%{customdata[2]}<br>User Budget=%{x}<br>Satisfaction Rating=%{y}<br>start_location=%{customdata[0]}<br>end_location=%{customdata[1]}<extra></extra>", "legendgroup": "Car, Monsoon", "marker": {"color": "#1f77b4", "symbol": "square"}, "mode": "markers", "name": "Car, Monsoon", "orientation": "v", "showlegend": true, "type": "scatter", "x": [4031, 2915, 5205, 9447, 9716, 2171, 6852, 8830, 3732, 1977, 6959, 9523, 9009, 2658, 8029, 4121, 1838, 2015, 4209, 5804, 3100, 5562, 7736, 5290, 2598, 6262, 8855, 9995, 9742, 3572, 3838, 7865, 9845, 1087, 3802], "xaxis": "x", "y": [1.46, 3.26, 2.23, 4.95, 4.31, 1.11, 4.16, 3.23, 3.65, 4.47, 2.58, 4.32, 3.23, 2.89, 2.09, 2.73, 1.7, 1.12, 2.89, 4.27, 4.37, 1.46, 1.14, 3.08, 2.47, 4.33, 2.43, 3.39, 3.89, 2.11, 1.61, 4.45, 4.93, 4.76, 2.38], "yaxis": "y"}, {"customdata": [["Bangalore", "Ooty", "Winter", "Car"], ["Chennai", "Agra", "Winter", "Car"], ["Kolkata", "Ooty", "Winter", "Car"], ["Delhi", "Goa", "Winter", "Car"], ["Kolkata", "Goa", "Winter", "Car"], ["Mumbai", "Shimla", "Winter", "Car"], ["Chennai", "Mahabalipuram", "Winter", "Car"], ["Kolkata", "Shimla", "Winter", "Car"], ["Delhi", "Goa", "Winter", "Car"], ["Kolkata", "Goa", "Winter", "Car"], ["Kolkata", "Ooty", "Winter", "Car"], ["Bangalore", "Ooty", "Winter", "Car"], ["Bangalore", "Goa", "Winter", "Car"], ["Kolkata", "Shimla", "Winter", "Car"], ["Chennai", "Mahabalipuram", "Winter", "Car"], ["Delhi", "Ooty", "Winter", "Car"], ["Delhi", "Shimla", "Winter", "Car"], ["Bangalore", "Shimla", "Winter", "Car"], ["Delhi", "Ooty", "Winter", "Car"], ["Mumbai", "Mahabalipuram", "Winter", "Car"], ["Chennai", "Mahabalipuram", "Winter", "Car"], ["Delhi", "Goa", "Winter", "Car"], ["Delhi", "Mahabalipuram", "Winter", "Car"], ["Chennai", "Shimla", "Winter", "Car"], ["Bangalore", "Goa", "Winter", "Car"], ["Chennai", "Shimla", "Winter", "Car"], ["Chennai", "Agra", "Winter", "Car"], ["Chennai", "Ooty", "Winter", "Car"], ["Chennai", "Shimla", "Winter", "Car"], ["Mumbai", "Shimla", "Winter", "Car"]], "hovertemplate": "Transport Mode=%{customdata[3]}<br>Season=%{customdata[2]}<br>User Budget=%{x}<br>Satisfaction Rating=%{y}<br>start_location=%{customdata[0]}<br>end_location=%{customdata[1]}<extra></extra>", "legendgroup": "Car, Winter", "marker": {"color": "#1f77b4", "symbol": "x"}, "mode": "markers", "name": "Car, Winter", "orientation": "v", "showlegend": true, "type": "scatter", "x": [7722, 8253, 9926, 3941, 5340, 5131, 2612, 8930, 2403, 6574, 7113, 6429, 2335, 2396, 3549, 2758, 1938, 8393, 3318, 6504, 5217, 3167, 1388, 5894, 8249, 2827, 3039, 5636, 5709, 2678], "xaxis": "x", "y": [2.7, 1.85, 1.59, 2.27, 1.12, 2.35, 4.76, 2.1, 3.71, 1.26, 4.27, 3.24, 4.22, 3.9, 1.92, 2.8, 4.46, 2.75, 2.02, 1.57, 4.3, 1.71, 4.57, 3.15, 4.83, 4.52, 3.38, 2.51, 3.54, 2.7], "yaxis": "y"}], "layout": {"legend": {"title": {"text": "Transport Mode, Season"}, "tracegroupgap": 0}, "title": {"text": "User Budget vs Satisfaction Rating by Transport Mode", "x": 0.5}, "xaxis": {"anchor": "y", "domain": [0, 1], "title": {"text": "User Budget"}}, "yaxis": {"anchor": "x", "domain": [0, 1], "title": {"text": "Satisfaction Rating"}}}}
